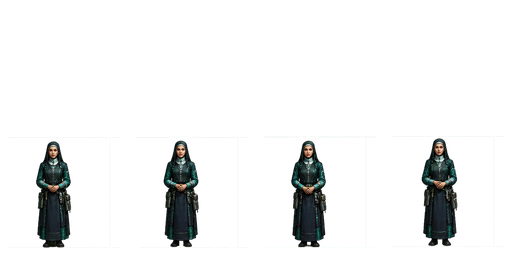
#> input picture play/last-bastion/art/production-tests/batch-shop-keepers/shop-keeper-medic-sister-v1-4x128x256.png, 512 x 256 px, given in place of shop-keepers-v1-alpha-extracted.png, which was not available
$ python normalize_shop_keepers.py
#> lines starting #> are read from the running program, lines starting #| are printed output that depends on the picture; pictures that were not available may be replaced by others from this repository, and a replacement may not be noted
from pathlib import Path
from PIL import Image,ImageDraw,ImageFont
ROOT=Path(__file__).resolve().parent; RUNTIME=ROOT.parents[2]/"game-assets"
KEEPERS=["blacksmith","gunsmith","vndr","clinician","medic-sister","curator","fence"]
def main():
 src=Image.open(ROOT/"shop-keepers-v1-alpha-extracted.png").convert("RGBA")
#> src is the input picture: PIL image 512x256 RGBA; mean R, G, B, A 9.9, 10.9, 10.6, 24
 for p in ((0,0),(src.width-1,0),(0,src.height-1),(src.width-1,src.height-1)): src.putpixel(p,(0,0,0,0))
 sheets=[]
 for c,name in enumerate(KEEPERS):
  sheet=Image.new("RGBA",(512,256),(0,0,0,0))
  for r in range(4):
   cell=src.crop((round(c*src.width/7),round(r*src.height/4),round((c+1)*src.width/7),round((r+1)*src.height/4)))
   if cell.getchannel("A").getbbox(): cell=cell.crop(cell.getchannel("A").getbbox())
   s=min(112/cell.width,240/cell.height); cell=cell.resize((max(1,round(cell.width*s)),max(1,round(cell.height*s))),Image.Resampling.LANCZOS)
   sheet.alpha_composite(cell,(r*128+(128-cell.width)//2,256-cell.height-8))
  sheet.save(ROOT/f"shop-keeper-{name}-v1-4x128x256.png"); RUNTIME.mkdir(parents=True,exist_ok=True); sheet.save(RUNTIME/f"shop-keeper-{name}-v1-4x128x256.png"); sheets.append((name,sheet))
#> this loop made 7 passes
#> pass 1, in main, `sheet.save(ROOT / f'shop-keeper-{name}-v1-4x128x256.png')`:
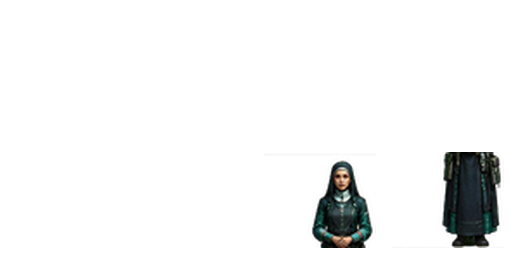
#> saved as shop-keeper-blacksmith-v1-4x128x256.png: PIL image 512x256 RGBA; mean R, G, B, A 3.5, 4.2, 4.1, 16.4; transparent parts drawn white
#> after the loop:
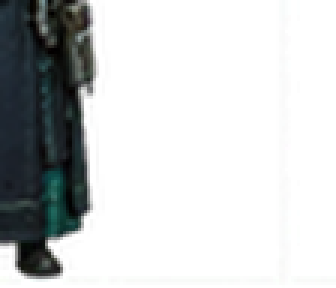
#> cell: PIL image 112x96 RGBA (shown 3 times larger); mean R, G, B, A 40.2, 42.8, 42.9, 69.3; transparent parts drawn white
#> after the loop:
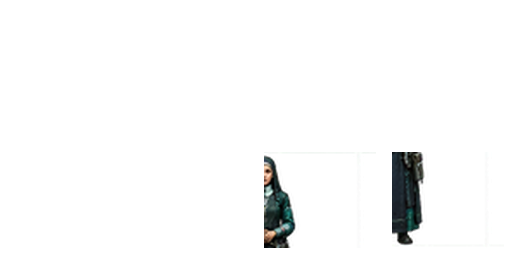
#> sheet: PIL image 512x256 RGBA; mean R, G, B, A 6.7, 7.1, 7.1, 10; transparent parts drawn white
#> after the loop, sheets = 7 items
 check=Image.new("RGB",(1400,5000),(18,22,28)); draw=ImageDraw.Draw(check)
#> after `check = Image.new('RGB', (1400, 5000), (18, 22, 28))`:
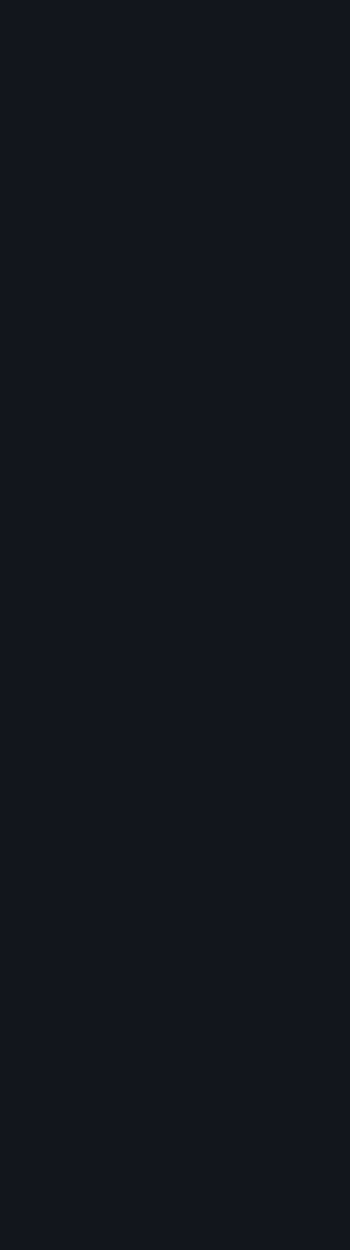
#> check: PIL image 1400x5000 RGB (shown at 1/4 size); mean R, G, B 18, 22, 28
 try: font=ImageFont.truetype("segoeui.ttf",34); small=ImageFont.truetype("segoeui.ttf",22)
 except OSError: font=small=ImageFont.load_default()
 draw.text((48,36),"SHOP KEEPERS / 7 SPECIALTY SILHOUETTES / 4K PREFLIGHT",fill=(240,244,248),font=font); y=110
 for name,sheet in sheets:
  draw.text((48,y),name.upper(),fill=(160,206,220),font=font); thumb=sheet.resize((1024,512),Image.Resampling.NEAREST); check.paste(thumb,(100,y+58),thumb); y+=680
#> this loop made 7 passes
#> (name, y) on passes 1 to 7: ('blacksmith', 790), ('gunsmith', 1470), ('vndr', 2150), ('clinician', 2830), ('medic-sister', 3510), ('curator', 4190), ('fence', 4870)
#> pass 3, in main, `thumb = sheet.resize((1024, 512), Image.Resampling.NEAREST)`:
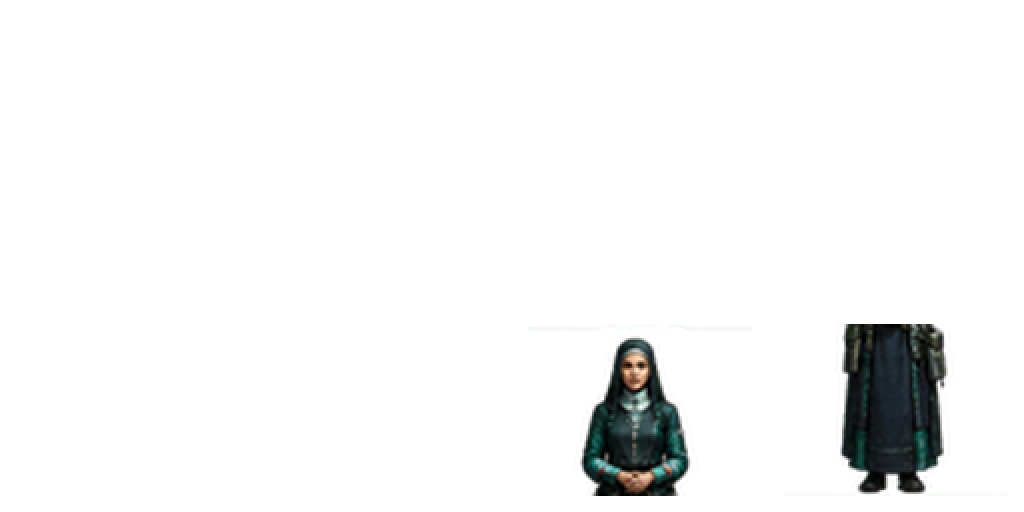
#> thumb: PIL image 1024x512 RGBA; mean R, G, B, A 3.4, 4, 3.8, 13.2; transparent parts drawn white
#> after the loop, y = 4870
 draw.text((48,4880),"Keepers are presentation-only; prices, offers, specialties, counter layout, and transaction logic remain code-owned.",fill=(178,186,196),font=small); check.save(ROOT/"shop-keepers-contact-sheet.jpg",quality=95,optimize=True)
#> after `draw.text((48, 4880), 'Keepers are presentation-only; prices, offers, `:
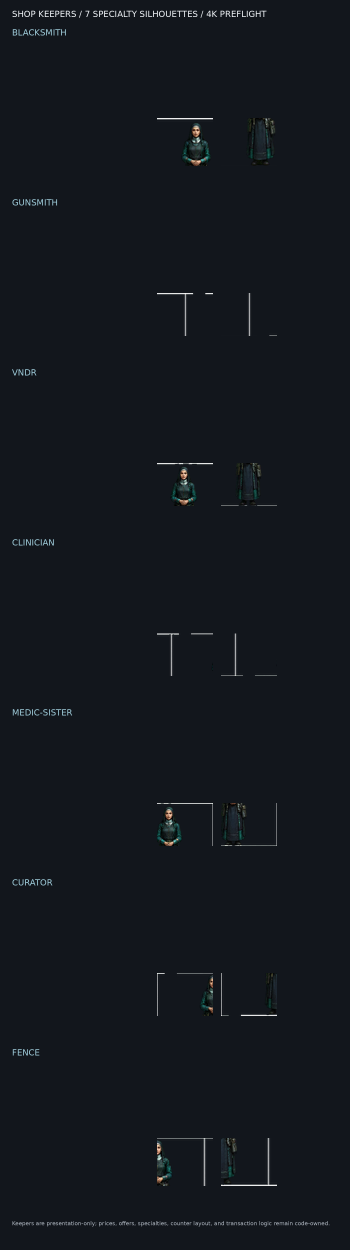
#> saved as shop-keepers-contact-sheet.jpg: PIL image 1400x5000 RGB (shown at 1/4 size); mean R, G, B 19.3, 23.4, 29.3
if __name__=="__main__": main()
